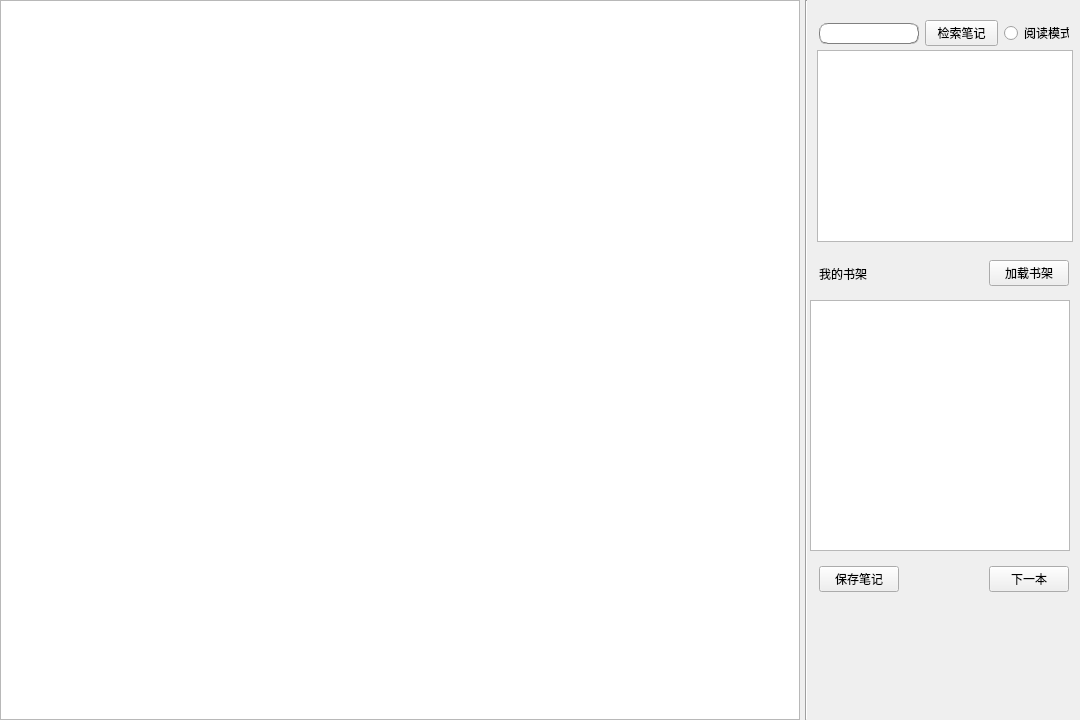
<?xml version="1.0" encoding="UTF-8"?>
<ui version="4.0">
 <class>Form</class>
 <widget class="QWidget" name="Form">
  <property name="geometry">
   <rect>
    <x>0</x>
    <y>0</y>
    <width>1080</width>
    <height>720</height>
   </rect>
  </property>
  <property name="minimumSize">
   <size>
    <width>800</width>
    <height>720</height>
   </size>
  </property>
  <property name="maximumSize">
   <size>
    <width>1080</width>
    <height>720</height>
   </size>
  </property>
  <property name="baseSize">
   <size>
    <width>1080</width>
    <height>720</height>
   </size>
  </property>
  <property name="font">
   <font>
    <family>Microsoft YaHei</family>
   </font>
  </property>
  <property name="windowTitle">
   <string>微信读书助手-wereader</string>
  </property>
  <property name="windowIcon">
   <iconset>
    <normaloff>static/icon.png</normaloff>static/icon.png</iconset>
  </property>
  <property name="styleSheet">
   <string notr="true"/>
  </property>
  <widget class="QWidget" name="layoutWidget">
   <property name="geometry">
    <rect>
     <x>819</x>
     <y>20</y>
     <width>250</width>
     <height>27</height>
    </rect>
   </property>
   <layout class="QHBoxLayout" name="horizontalLayout">
    <item>
     <widget class="QLineEdit" name="lineEdit">
      <property name="styleSheet">
       <string notr="true">border-radius: 8px; border: 1px groove gray;</string>
      </property>
      <property name="text">
       <string/>
      </property>
     </widget>
    </item>
    <item>
     <widget class="QPushButton" name="searchButton">
      <property name="minimumSize">
       <size>
        <width>40</width>
        <height>20</height>
       </size>
      </property>
      <property name="font">
       <font>
        <family>Microsoft YaHei</family>
       </font>
      </property>
      <property name="styleSheet">
       <string notr="true"/>
      </property>
      <property name="text">
       <string>检索笔记</string>
      </property>
     </widget>
    </item>
    <item>
     <widget class="QRadioButton" name="radioButton">
      <property name="minimumSize">
       <size>
        <width>40</width>
        <height>20</height>
       </size>
      </property>
      <property name="font">
       <font>
        <family>Microsoft YaHei</family>
       </font>
      </property>
      <property name="styleSheet">
       <string notr="true"/>
      </property>
      <property name="text">
       <string>阅读模式</string>
      </property>
     </widget>
    </item>
   </layout>
  </widget>
  <widget class="Line" name="line">
   <property name="geometry">
    <rect>
     <x>805</x>
     <y>0</y>
     <width>3</width>
     <height>720</height>
    </rect>
   </property>
   <property name="orientation">
    <enum>Qt::Vertical</enum>
   </property>
  </widget>
  <widget class="QListView" name="listView">
   <property name="geometry">
    <rect>
     <x>817</x>
     <y>50</y>
     <width>256</width>
     <height>192</height>
    </rect>
   </property>
   <property name="styleSheet">
    <string notr="true"/>
   </property>
  </widget>
  <widget class="QWidget" name="layoutWidget">
   <property name="geometry">
    <rect>
     <x>819</x>
     <y>566</y>
     <width>250</width>
     <height>27</height>
    </rect>
   </property>
   <layout class="QHBoxLayout" name="horizontalLayout_2">
    <item>
     <widget class="QPushButton" name="saveButton">
      <property name="minimumSize">
       <size>
        <width>40</width>
        <height>20</height>
       </size>
      </property>
      <property name="styleSheet">
       <string notr="true"/>
      </property>
      <property name="text">
       <string>保存笔记</string>
      </property>
     </widget>
    </item>
    <item>
     <spacer name="horizontalSpacer">
      <property name="orientation">
       <enum>Qt::Horizontal</enum>
      </property>
      <property name="sizeHint" stdset="0">
       <size>
        <width>40</width>
        <height>20</height>
       </size>
      </property>
     </spacer>
    </item>
    <item>
     <widget class="QPushButton" name="nextButton">
      <property name="minimumSize">
       <size>
        <width>40</width>
        <height>20</height>
       </size>
      </property>
      <property name="styleSheet">
       <string notr="true"/>
      </property>
      <property name="text">
       <string>下一本</string>
      </property>
     </widget>
    </item>
   </layout>
  </widget>
  <widget class="QWidget" name="layoutWidget">
   <property name="geometry">
    <rect>
     <x>819</x>
     <y>260</y>
     <width>250</width>
     <height>27</height>
    </rect>
   </property>
   <layout class="QHBoxLayout" name="horizontalLayout_3">
    <item>
     <widget class="QLabel" name="label">
      <property name="font">
       <font>
        <family>Microsoft YaHei</family>
       </font>
      </property>
      <property name="styleSheet">
       <string notr="true"/>
      </property>
      <property name="text">
       <string>我的书架</string>
      </property>
     </widget>
    </item>
    <item>
     <spacer name="horizontalSpacer_2">
      <property name="orientation">
       <enum>Qt::Horizontal</enum>
      </property>
      <property name="sizeHint" stdset="0">
       <size>
        <width>40</width>
        <height>20</height>
       </size>
      </property>
     </spacer>
    </item>
    <item>
     <widget class="QPushButton" name="loadButton">
      <property name="minimumSize">
       <size>
        <width>40</width>
        <height>20</height>
       </size>
      </property>
      <property name="font">
       <font>
        <family>Microsoft YaHei</family>
       </font>
      </property>
      <property name="styleSheet">
       <string notr="true"/>
      </property>
      <property name="text">
       <string>加载书架</string>
      </property>
     </widget>
    </item>
   </layout>
  </widget>
  <widget class="QTableView" name="tableView">
   <property name="geometry">
    <rect>
     <x>810</x>
     <y>300</y>
     <width>260</width>
     <height>251</height>
    </rect>
   </property>
   <property name="styleSheet">
    <string notr="true"/>
   </property>
  </widget>
  <widget class="QPlainTextEdit" name="plainTextEdit">
   <property name="geometry">
    <rect>
     <x>0</x>
     <y>0</y>
     <width>800</width>
     <height>720</height>
    </rect>
   </property>
   <property name="styleSheet">
    <string notr="true"/>
   </property>
  </widget>
 </widget>
 <resources/>
 <connections/>
</ui>
